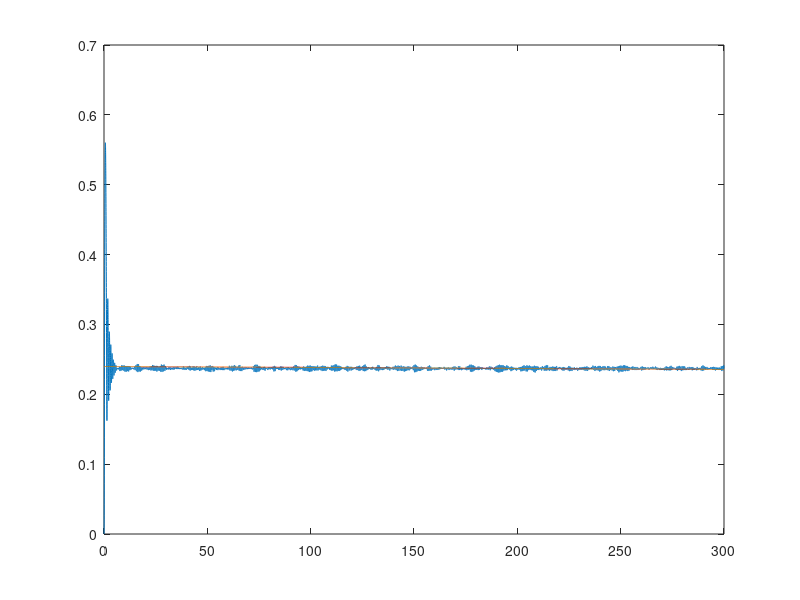

This figure's MATLAB source:
% simuliert bewegung eines teilchens in molekularer ratsche
%
% Langevingleichung:   v' + v = f + K
% mit Zufallskraft f und Potential-Kraft K = - \del_x V
% 
% Fuer Ort: x(t+1) = x(t) + v(t) Delta_t
%
% Einheiten:
% Zeit: t_0 = m/\gamma
% Geschw. kT = mv_0^2/2 --> v_0 = \sqrt( 2kT/m )
% Kraft: F_0 = mv_0/t_0 = \gamma \sqrt( 2kT/m )


isscript_ = 1 ;

tic


%% konstanten
% als globale deklarieren
global M anteil anisotropie dt periodizitaet intensitaet
% zeitschritte (anzahl)
N = 30000
% ensemble
M = 300
% anteil pot. eingeschaltet
anteil = 0.2  %0.2
% anisotropie (laengenanteil erchts schraeg)
%   laengenperiodizitaet ist immer 1
anisotropie = 0.8
% zeitschritt
dt = 0.01
% periodizitaet mit der potential umschaltet (zeit)
% periodizitaet = 60 %10
periodizitaet = str2double( (argv()){1} ) % pass as argv1
% intensitaet des Potentials
intensitaet =  2 % RatchetStudent: ca. 5

% art der Dynamik
% 1 gedaempft
% 2 ueberdampft
art_der_dynamik = 1

maximale_zeit = N*dt




%% funktionen
% potential
function y = potential(x,t)
	global M anteil anisotropie dt periodizitaet intensitaet
	y = zeros( size( x ) ) ;
	if( mod( t , periodizitaet ) > anteil*periodizitaet )
		% potential ist aus
		return ;
	end
	% wenn nicht: berechne potential

	% reduziere koordinaten 
	x = mod(x,1) - (1-anisotropie) ;
	% reduzierte x-werte sind zwischen [1-anisotropie:anisotropie]
	% --> potentialmin ist hier bei 0

	steigung_links = - intensitaet/(1-anisotropie) ;
	steigung_rechts = intensitaet/anisotropie ;

	y = x.*steigung_links.*(x<0) + x.*steigung_rechts.*(x>=0) ;
end

% kraft
% wie potential, nur das nur die steigungen uebergeben werden
function y = kraft(x,t)
	global M anteil anisotropie dt periodizitaet intensitaet
	y = zeros( size( x ) ) ;
	if( mod( t , periodizitaet ) > anteil*periodizitaet )
		% potential ist aus
		return ;
	end
	% wenn nicht: berechne potential

	% reduziere koordinaten 
	x = mod(x,1) - (1-anisotropie) ;
	% reduzierte x-werte sind zwischen [1-anisotropie:anisotropie]
	% --> potentialmin ist hier bei 0

	steigung_links = - intensitaet/(1-anisotropie) ;
	steigung_rechts = intensitaet/anisotropie ;

	y = -steigung_links.*(x<0) -steigung_rechts.*(x>=0) ;
end


%% variablen
% pos (ein ensemble ist ein spaltenvektor)
x = zeros( M , N ) ;
% geschw.
v = zeros( M , N ) ;
% zeit
t_list = [0:dt:(N-1)*dt] ;



%% loop
for ii = [ 1:N-1 ]
	% langevingleichung
	% vgl blatt01
	switch( art_der_dynamik )
	case { "gedaempft" 1 }
		% gedaempft -- ma noch entscheidend
		v(:,ii+1) = (1-dt) * v(:,ii) + dt .* ( randn(M,1) + kraft( x(:,ii) , dt*ii ) - v(:,ii) ) ;
		% euler integrator
		x(:,ii+1) = x(:,ii) + dt .* v(:,ii) ;
	case { "ueberdaempft" 2 }
		% ueberdaempft
		x(:,ii+1) = x(:,ii) + dt .* ( randn(M,1) + kraft( x(:,ii) , dt*ii ) - v(:,ii) ) ;
	otherwise
		error( "select `gedaempft' or `ueberdaempft' for art_der_dynamik" );
	end
end



%% bilde mittel
% ,1 -> ensemblemittel
x_mean = mean( x , 1 );
v_mean = mean( v , 1 );

% fuer lineare x_mean:
% v_mittel = mean( x_mean( [ N/10 : N ] ) ./ t_list( [N/10 : N] )  ) 
polynom_koeffizienten = polyfit( t_list , x_mean , 1 ) ;
v_mittel = polynom_koeffizienten( 1 )

%% output
% plot x
plot( t_list , x_mean , t_list , polyval( polynom_koeffizienten , t_list ) ) ;
% save x
out_data = [ t_list'  x_mean' ] ;
out_name = sprintf( "x_mean_%04d_%04d_%04d_%d" , M , anisotropie*100 , periodizitaet , art_der_dynamik ) ; 
save( "-ascii" , out_name , "out_data" ) ;
% % save potential
% interesting_x_range = [ min( x_mean ) : (max(x_mean)-min(x_mean))./1000 : max( x_mean ) ] ' ;
% out_potential = [ interesting_x_range potential( interesting_x_range , 0 ) ] ;
% out_name_potential = strcat( out_name , "_pot" ) ;
% save( "-ascii" , out_name_potential , "out_potential" ) ;

toc
